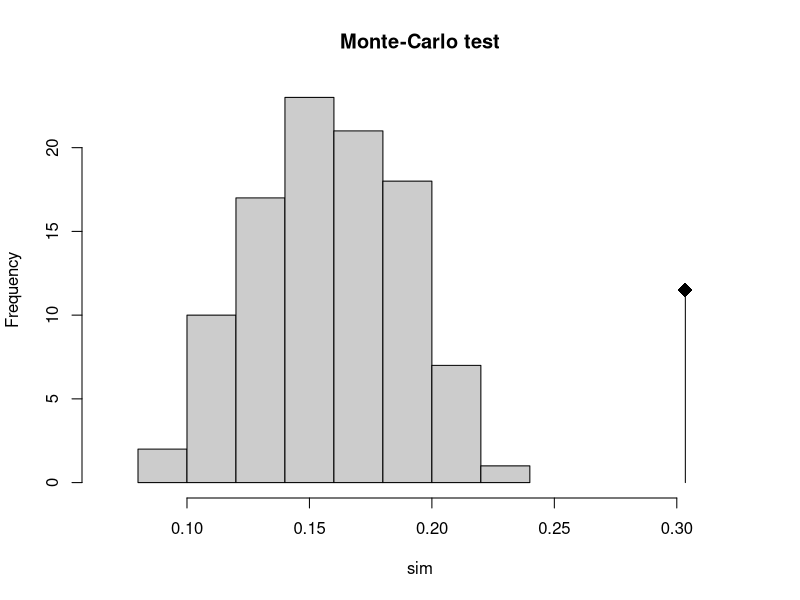

Write R code to recreate this figure.
library(ade4)


### Name: randtest.discrimin
### Title: Monte-Carlo Test on a Discriminant Analysis (in C).
### Aliases: randtest.discrimin
### Keywords: multivariate nonparametric

### ** Examples

data(meaudret)
pca1 <- dudi.pca(meaudret$env, scan = FALSE, nf = 3)
rand1 <- randtest(discrimin(pca1, meaudret$design$season, scan = FALSE), 99)
rand1
#Monte-Carlo test
#Observation: 0.3035 
#Call: as.randtest(sim = sim, obs = obs)
#Based on 999 replicates
#Simulated p-value: 0.001 
plot(rand1, main = "Monte-Carlo test")
summary.manova(manova(as.matrix(meaudret$env)~meaudret$design$season), "Pillai")
#                   Df Pillai approx F num Df den Df  Pr(>F)    
# meaudret$design$season  3   2.73    11.30     27     30 1.6e-09 ***
# Residuals         16                                          
# ---
# Signif. codes:  0 `***' 0.001 `**' 0.01 `*' 0.05 `.' 0.1 ` ' 1 
# 2.731/9 = 0.3034
